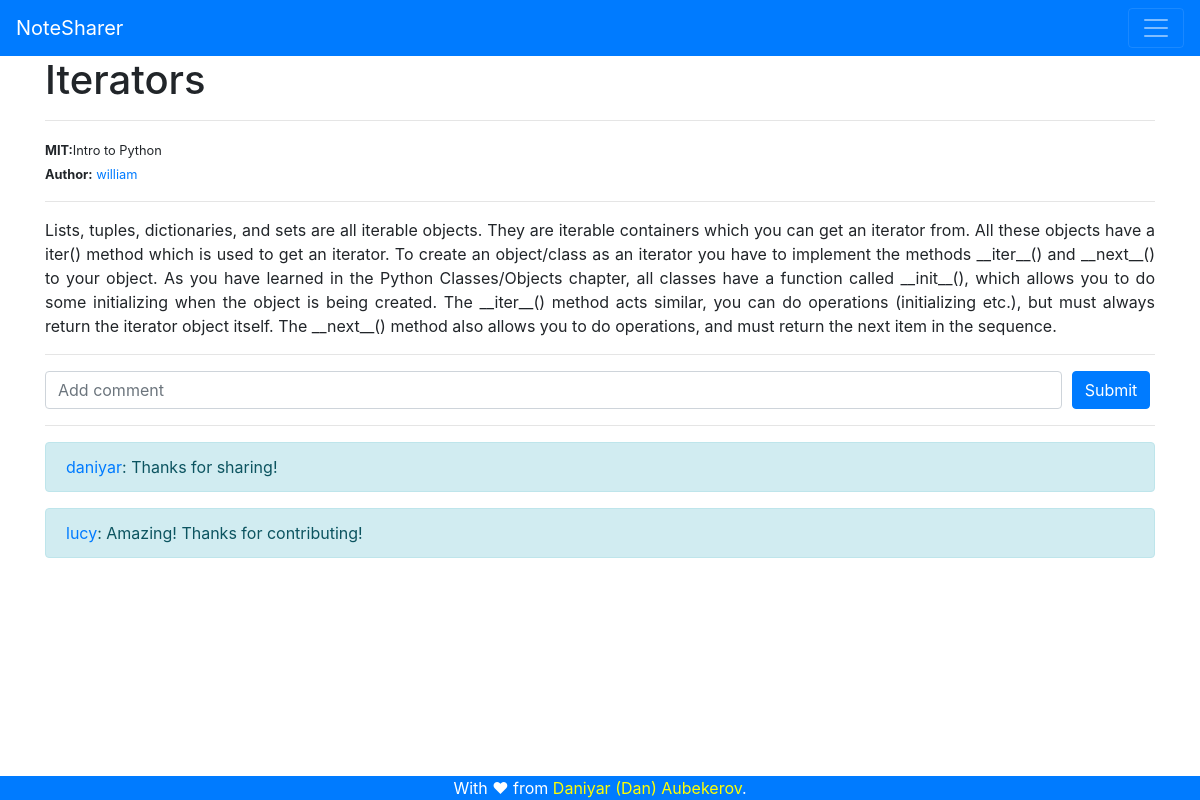
The app's page /notes/2 (signed in) with its own data.
### tables this page shows
CREATE TABLE Notes (
    'noteID' INTEGER NOT NULL PRIMARY KEY,
    'content' TEXT(50000),
    'author' INTEGER, 'university' VARCHAR(300), 'class' VARCHAR(300), 'lectureName' VARCHAR(300),
    FOREIGN KEY('author') REFERENCES accounts(id)
);

CREATE TABLE 'accounts' (
'id' INTEGER PRIMARY KEY,
'login' VARCHAR(255),
'password' VARCHAR(255),
'name' VARCHAR(255)
, 'university' VARCHAR(255), 'github' VARCHAR(255));

CREATE TABLE Comments (
    'commentID' INTEGER NOT NULL PRIMARY KEY,
    'content' VARCHAR(300),
    'author' INTEGER,
    'note' INTEGER,
    FOREIGN KEY('author') REFERENCES accounts(id),
    FOREIGN KEY('note') REFERENCES notes(noteID)
);

### app.py (the view)
@app.route('/notes/<id>', methods = ['POST', 'GET'])
def note(id):
    if (not session['user']):
        return render_template('404.html', error = 'You are not loged in to view this page')
    context = dict()
    db_connection = sqlite3.connect('database.db')
    if (request.method == 'POST'):
        comment = request.form.get('comment')
        cursor = db_connection.cursor()
        cursor.execute('INSERT INTO comments (content, author, note) VALUES (?,?,?);', (comment, session['user']['id'], id))
        db_connection.commit()
        cursor.close()
    cursor = db_connection.cursor()
    cursor.execute('SELECT notes.content,  notes.university, notes.class, notes.lectureName, accounts.login, notes.noteID FROM notes INNER JOIN accounts ON notes.author = accounts.id WHERE notes.noteID = ? ', [id])
    note = cursor.fetchone()
    context['note'] = note
    cursor.execute('SELECT comments.content, accounts.login FROM comments INNER JOIN accounts ON comments.author=accounts.id WHERE comments.note=?;', [id])
    comments = cursor.fetchall()
    context['comments'] = comments
    return render_template('note.html', context = context)

### templates/note.html (shortened to what this page needs)
{% extends 'base.html' %}
{% block body %}
    <div class="container">
        <div class="well">
            <div class="row">
                <div class="col-md-12">
                    <div class="">
                        <h1  class="hidden-xs hidden-sm">{{context['note'][3]}}</h1>
                        <hr>
                        <small><strong>{{context['note'][1]}}:</strong>{{context['note'][2]}}</small><br>
                        <small><strong>Author:</strong> <a href = "{{url_for('user', login = context['note'][4])}}">{{context['note'][4]}}</a></small>
                        <hr>
                        <p class="text-justify">{{context['note'][0] | safe }}</p></div>
                        <hr>
                </div>
            </div>
        </div>
        <form method = "post"  id = "comment">
            <div class="form-row">
                <div class="col-11">
                    <input type="text" id = "comment" name = "comment" class="form-control" placeholder="Add comment">
                </div>
                <div class="col-1">
                    <input type = "submit" class = "btn btn-primary" value = "Submit" />
                </div>
            </div>
        </form>
        <hr>
        {% for comment in context['comments'] %}
            <div class="alert alert-info" role="alert">
                <a href = "{{url_for('user', login = comment[1])}}">{{comment[1]}}</a>: {{comment[0]}}
            </div>
        {% endfor %}
    </div>
{% endblock %}

### records on screen
Notes: lectureName "Iterators", university "MIT", class "Intro to Python", content "Lists, tuples, dictionaries, and sets are all iterable objects. They are iterable containers which you can get an iterator from. All these objects have a iter() method which is used to get an iterator. To create an object/class as an iterator you have to implement the methods __iter__() and __next__() to your object. As you have learned in the Python Classes/Objects chapter, all classes have a function called __init__(), which allows you to do some initializing when the object is being created. The __iter__() method acts similar, you can do operations (initializing etc.), but must always return the iterator object itself. The __next__() method also allows you to do operations, and must…"
accounts: login "william"
Comments: login "daniyar", content "Thanks for sharing!"
Comments: login "lucy", content "Amazing! Thanks for contributing!"
